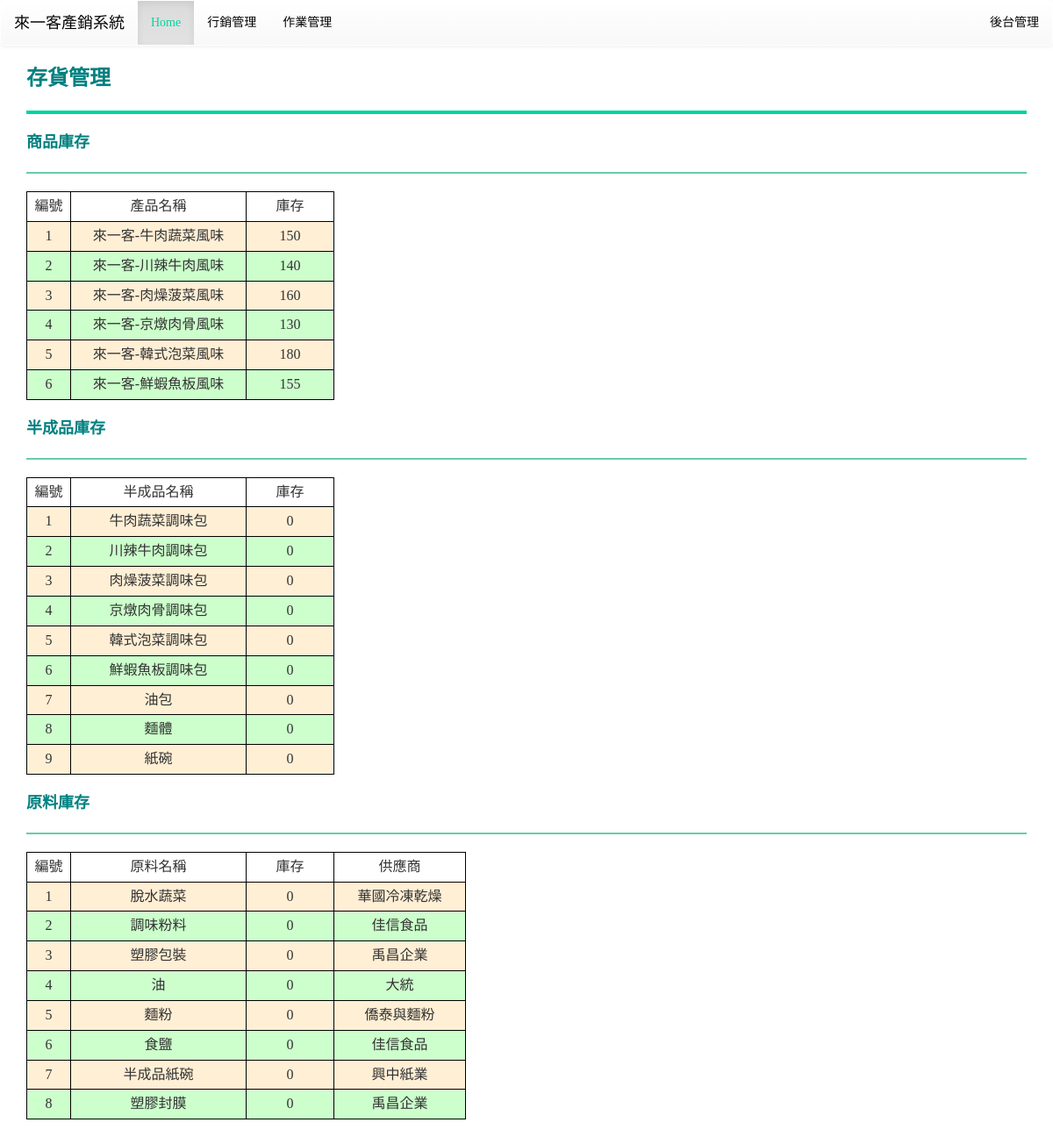
Screenshot of /product/stock/ with the database file from the repository.
### mainsite/models.py (models this page shows, shortened)
class Product(models.Model):
    name = models.CharField(max_length=10)
    price = models.IntegerField()
    stock = models.IntegerField()
    TL = models.IntegerField()
    element = models.ManyToManyField(Intermediate, through='Product_element')

class Intermediate(models.Model):
    name = models.CharField(max_length=10)
    stock = models.IntegerField()
    safe_stock = models.IntegerField()
    TL = models.IntegerField()
    element = models.ManyToManyField(Ingredient, through='Intermediate_element')

class Ingredient(models.Model):
    name = models.CharField(max_length=10)
    cost = models.IntegerField()
    stock = models.IntegerField()
    safe_stock = models.IntegerField()
    last_date = models.DateField()
    EOQ = models.FloatField()
    supplier = models.ForeignKey(Supplier, on_delete=models.CASCADE)
    TL = models.IntegerField()

class Supplier(models.Model):
    name = models.CharField(max_length=10)
    tel = models.CharField(max_length=10)
    def __str__(self):
        return self.name

### mainsite/views.py (the view)
# urls.py: path('product/stock/', views.stock),
def stock(request):
    products = models.Product.objects.all()
    intermediates = models.Intermediate.objects.all()
    ingredients = models.Ingredient.objects.all()
    template = get_template('stock.html')
    html = template.render(locals())
    return HttpResponse(html)

### templates/stock.html (shortened to what this page needs)
{% extends "base.html" %}
{% load static %}
{% block content %}
<div class='container'>
	<b><font color="#008080" size="5pt">存貨管理</font></b>
	<hr style="border:2px solid #00d3a1;background-color:#66CDAA" />
	<b><font color="#008080" size="4pt">商品庫存</font></b>
	<hr style="border:1px solid #66CDAA;background-color:#66CDAA" />
	{% for p in products %}
	{% if forloop.first %}
	<table>
		<tr bgcolor='#ffffff'>
			<td width=50 align=center>編號</td>
			<td width=200>產品名稱</td>
			<td width=100>庫存</td>
		</tr>
	{% endif %}
		<tr bgcolor='{% cycle "#FFEFD5" "ccffcc" %}'>
			<td align=center>{{ p.id }} </td>
			<td>{{ p.name }}</td>
			<td align=center>{{ p.stock }}</td>
		</tr>
	{% if forloop.last %}
	</table>
	{% endif %}
	{% endfor %}
	<br>
	<b><font color="#008080" size="4pt">半成品庫存</font></b>
	<hr style="border:1px solid #66CDAA;background-color:#66CDAA" />
	{% for m in intermediates %}
	{% if forloop.first %}
	<table>
		<tr bgcolor='#ffffff'>
			<td width=50 align=center>編號</td>
			<td width=200>半成品名稱</td>
			<td width=100>庫存</td>
		</tr>
	{% endif %}
		<tr bgcolor='{% cycle "#FFEFD5" "ccffcc" %}'>
			<td align=center>{{ m.id }} </td>
			<td>{{ m.name }}</td>
			<td align=center>{{ m.stock }}</td>
		</tr>
	{% if forloop.last %}
	</table>
	{% endif %}
	{% endfor %}
	<br>
	<b><font color="#008080" size="4pt">原料庫存</font></b>
	<hr style="border:1px solid #66CDAA;background-color:#66CDAA" />
	{% for i in ingredients %}
	{% if forloop.first %}
	<table>
		<tr bgcolor='#ffffff'>
			<td width=50 align=center>編號</td>
			<td width=200>原料名稱</td>
			<td width=100>庫存</td>
			<td width=150>供應商</td>
		</tr>
	{% endif %}
		<tr bgcolor='{% cycle "#FFEFD5" "ccffcc" %}'>
			<td align=center>{{ i.id }} </td>
			<td>{{ i.name }}</td>
			<td align=center>{{ i.stock }}</td>
			<td align=center>{{ i.supplier }}</td>
		</tr>
	{% if forloop.last %}
	</table>
	{% endif %}
	{% endfor %}
	<br>
	<br>
</div>
{% endblock %}

### templates/base.html (style rules this page uses)
table { border:1px solid #000; font-family: 微軟正黑體; font-size:16px; border:1px solid #000; text-align:center; border-collapse:collapse; }
td { border:1px solid #000; padding:5px; }
h1, h2, h3, h4, h5, p, div { font-family: 微軟正黑體; }

### rows the page displays
Product: shows "編號", id "1", name "來一客-牛肉蔬菜風味", stock "150"
Product: id "2", name "來一客-川辣牛肉風味", stock "140"
Product: id "3", name "來一客-肉燥菠菜風味", stock "160"
Product: id "4", name "來一客-京燉肉骨風味", stock "130"
Product: id "5", name "來一客-韓式泡菜風味", stock "180"
Product: id "6", name "來一客-鮮蝦魚板風味", stock "155"
Intermediate: shows "編號", id "1", name "牛肉蔬菜調味包", stock "0"
Intermediate: id "2", name "川辣牛肉調味包", stock "0"
Intermediate: id "3", name "肉燥菠菜調味包", stock "0"
Intermediate: id "4", name "京燉肉骨調味包", stock "0"
Intermediate: id "5", name "韓式泡菜調味包", stock "0"
Intermediate: id "6", name "鮮蝦魚板調味包", stock "0"
Intermediate: id "7", name "油包", stock "0"
Intermediate: id "8", name "麵體", stock "0"
Intermediate: id "9", name "紙碗", stock "0"
Ingredient: shows "編號", id "1", name "脫水蔬菜", stock "0", supplier "華國冷凍乾燥"
Ingredient: id "2", name "調味粉料", stock "0", supplier "佳信食品"
Ingredient: id "3", name "塑膠包裝", stock "0", supplier "禹昌企業"
Ingredient: id "4", name "油", stock "0", supplier "大統"
Ingredient: id "5", name "麵粉", stock "0", supplier "僑泰與麵粉"
Ingredient: id "6", name "食鹽", stock "0", supplier "佳信食品"
Ingredient: id "7", name "半成品紙碗", stock "0", supplier "興中紙業"
Ingredient: id "8", name "塑膠封膜", stock "0", supplier "禹昌企業"
